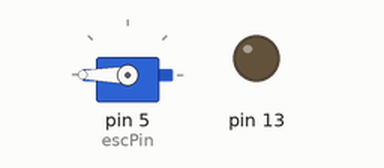
Recording of a sketch running on a simulated Arduino Uno, built with avr-gcc and run on an emulated ATmega328P. On the bench: servo, output pins drawn as LEDs (lit = HIGH).

Above: at 0.1 s.
At 10.1 s:
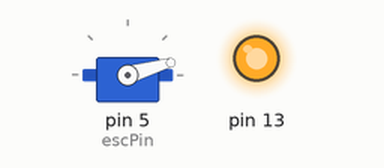
Timing chart, 0 to 11.6 s (numbered marks = the images above):
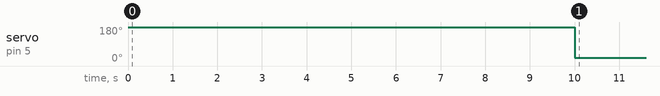

Measured:
- by itself, servo on pin 5 (escPin): 180° → 16° at 10.0 s

The sketch:

esc_calibrate.ino
```cpp
#include <Servo.h>

Servo esc;

int escPin = 5;
int minPulse = 900;
int minThrottle = 1000;
int maxThrottle = 2000;

void setup() {
  Serial.begin(250000);
  Serial.setTimeout(50);

  pinMode(13, OUTPUT);

  // Attach the the servo to the correct pin and set the pulse range
  esc.attach(escPin, minPulse, maxThrottle);
  // Write a minimum value (most ESCs require this correct startup)
  esc.writeMicroseconds(maxThrottle);

  delay(10000);
  esc.writeMicroseconds(minThrottle);
  digitalWrite(13, HIGH);

}

void loop() {

}
```
